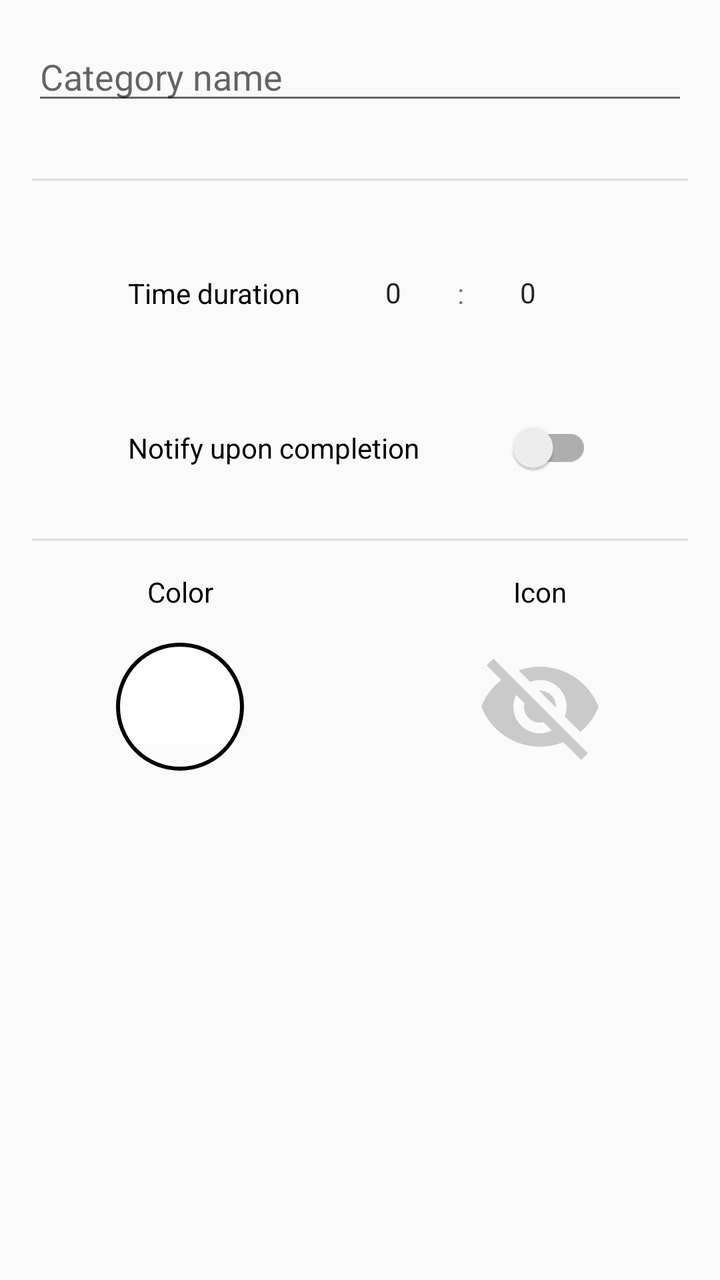
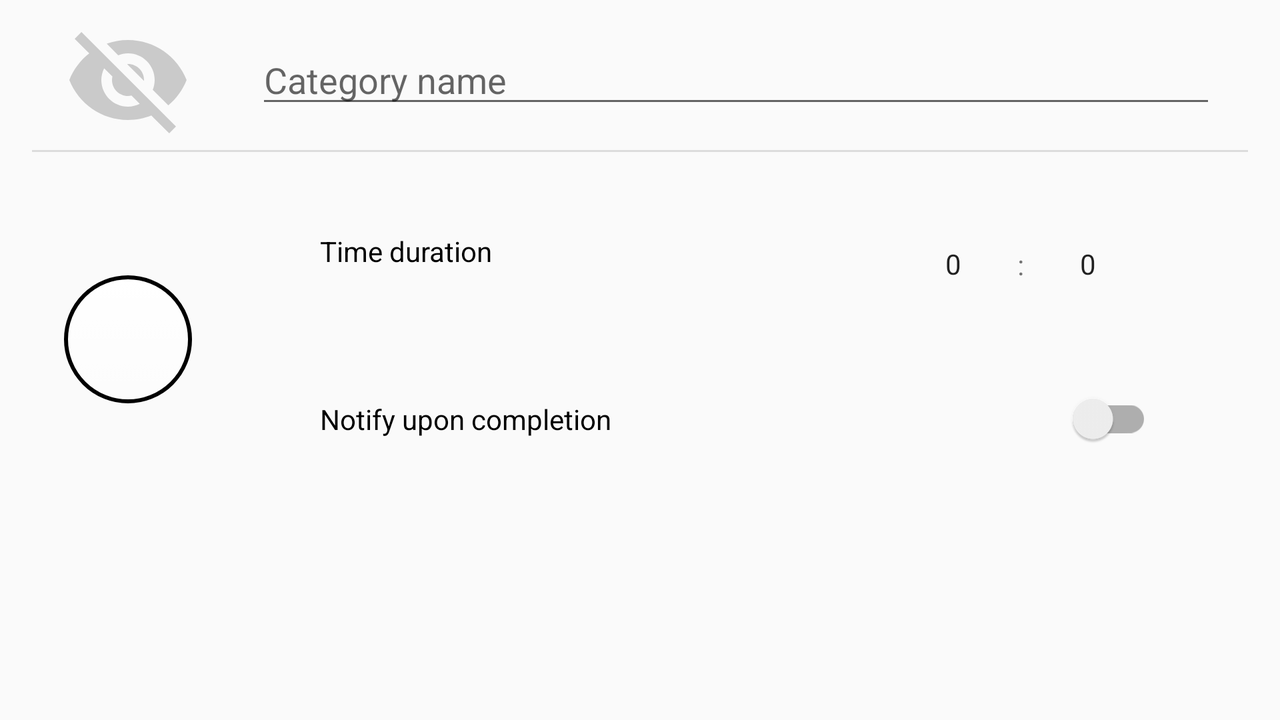

Compare how this app lays out the same screen by default and in its alternative resource folder. The renders come first, then the two layout files and the values they reference.
<!-- AndroidManifest.xml: application theme AppTheme -->
<!-- res/layout/activity_category_detail.xml -->
<?xml version="1.0" encoding="utf-8"?>
<ScrollView xmlns:android="http://schemas.android.com/apk/res/android"
    xmlns:app="http://schemas.android.com/apk/res-auto"
    xmlns:tools="http://schemas.android.com/tools"
    android:layout_width="match_parent"
    android:layout_height="match_parent">

    <androidx.constraintlayout.widget.ConstraintLayout
        android:layout_width="match_parent"
        android:layout_height="wrap_content"
        android:paddingBottom="16dp"
        tools:context=".ActivityEntrySettingsActivity">


        <EditText
            android:id="@+id/category_name_pt"
            android:layout_width="0dp"
            android:layout_height="wrap_content"
            android:layout_marginStart="16dp"
            android:layout_marginTop="16dp"
            android:layout_marginEnd="16dp"
            android:ems="10"
            android:hint="@string/category_name_hint"
            android:inputType="textPersonName"
            android:maxLength="50"
            app:layout_constraintEnd_toEndOf="parent"
            app:layout_constraintStart_toStartOf="parent"
            app:layout_constraintTop_toTopOf="parent"
            android:importantForAutofill="no" />

        <ImageView
            android:id="@+id/category_color_iv"
            android:layout_width="64dp"
            android:layout_height="64dp"
            android:layout_marginTop="16dp"
            app:layout_constraintEnd_toStartOf="@+id/vertical_center_guideline"
            app:layout_constraintStart_toStartOf="parent"
            app:layout_constraintTop_toBottomOf="@+id/color_tag_tv"
            app:srcCompat="@drawable/color_button"
            android:contentDescription="@string/color_selector_cd" />

        <ImageView
            android:id="@+id/category_icon_iv"
            android:layout_width="64dp"
            android:layout_height="64dp"
            android:layout_marginTop="16dp"
            app:layout_constraintEnd_toEndOf="parent"
            app:layout_constraintStart_toEndOf="@+id/vertical_center_guideline"
            app:layout_constraintTop_toBottomOf="@+id/icon_tag_tv"
            app:srcCompat="@drawable/no_icon_visible"
            android:contentDescription="@string/icon_selector_cd" />

        <NumberPicker
            android:id="@+id/hour_picker_np"
            android:layout_width="wrap_content"
            android:layout_height="96dp"
            android:layout_marginTop="8dp"
            android:theme="@style/DefaultNumberPickerTheme"
            app:layout_constraintEnd_toStartOf="@+id/time_separator_tv"
            app:layout_constraintTop_toBottomOf="@+id/divider1" />

        <NumberPicker
            android:id="@+id/minute_picker_np"
            android:layout_width="wrap_content"
            android:layout_height="96dp"
            android:layout_marginEnd="@dimen/settings_switch_margin"
            android:theme="@style/DefaultNumberPickerTheme"
            app:layout_constraintEnd_toEndOf="parent"
            app:layout_constraintTop_toTopOf="@+id/hour_picker_np" />

        <TextView
            android:id="@+id/start_time_textView"
            android:layout_width="wrap_content"
            android:layout_height="wrap_content"
            android:layout_marginStart="@dimen/settings_switch_margin"
            android:text="@string/time_duration_tag"
            android:textColor="@android:color/primary_text_light"
            app:layout_constraintBottom_toBottomOf="@+id/hour_picker_np"
            app:layout_constraintStart_toStartOf="parent"
            app:layout_constraintTop_toTopOf="@+id/hour_picker_np" />

        <TextView
            android:id="@+id/time_separator_tv"
            android:layout_width="wrap_content"
            android:layout_height="wrap_content"
            android:text="@string/time_separator"
            app:layout_constraintBottom_toBottomOf="@+id/hour_picker_np"
            app:layout_constraintEnd_toStartOf="@+id/minute_picker_np"
            app:layout_constraintTop_toTopOf="@+id/hour_picker_np" />

        <TextView
            android:id="@+id/color_tag_tv"
            android:layout_width="wrap_content"
            android:layout_height="wrap_content"
            android:layout_marginTop="16dp"
            android:text="@string/color_label"
            android:textColor="@android:color/primary_text_light"
            app:layout_constraintEnd_toEndOf="@+id/category_color_iv"
            app:layout_constraintStart_toStartOf="@+id/category_color_iv"
            app:layout_constraintTop_toBottomOf="@+id/divider2" />

        <TextView
            android:id="@+id/icon_tag_tv"
            android:layout_width="wrap_content"
            android:layout_height="wrap_content"
            android:layout_marginTop="16dp"
            android:text="@string/icon_label"
            android:textColor="@android:color/primary_text_light"
            app:layout_constraintEnd_toEndOf="@+id/category_icon_iv"
            app:layout_constraintStart_toStartOf="@+id/category_icon_iv"
            app:layout_constraintTop_toBottomOf="@+id/divider2" />

        <View
            android:id="@+id/divider1"
            android:layout_width="0dp"
            android:layout_height="1dp"
            android:layout_marginStart="16dp"
            android:layout_marginTop="32dp"
            android:layout_marginEnd="16dp"
            android:background="?android:attr/listDivider"
            app:layout_constraintEnd_toEndOf="parent"
            app:layout_constraintStart_toStartOf="parent"
            app:layout_constraintTop_toBottomOf="@+id/category_name_pt" />

        <View
            android:id="@+id/divider2"
            android:layout_width="0dp"
            android:layout_height="1dp"
            android:layout_marginStart="16dp"
            android:layout_marginTop="32dp"
            android:layout_marginEnd="16dp"
            android:background="?android:attr/listDivider"
            app:layout_constraintEnd_toEndOf="parent"
            app:layout_constraintStart_toStartOf="parent"
            app:layout_constraintTop_toBottomOf="@+id/notification_switch" />

        <androidx.constraintlayout.widget.Guideline
            android:id="@+id/vertical_center_guideline"
            android:layout_width="wrap_content"
            android:layout_height="wrap_content"
            android:orientation="vertical"
            app:layout_constraintGuide_percent="0.5"
            app:layout_constraintEnd_toEndOf="parent"
            app:layout_constraintStart_toStartOf="parent" />

        <androidx.appcompat.widget.SwitchCompat
            android:id="@+id/notification_switch"
            android:layout_width="0dp"
            android:layout_height="wrap_content"
            android:layout_marginStart="@dimen/settings_switch_margin"
            android:layout_marginTop="16dp"
            android:layout_marginEnd="@dimen/settings_switch_margin"
            android:text="@string/notify_upon_completion_tag"
            app:layout_constraintEnd_toEndOf="parent"
            app:layout_constraintHorizontal_bias="0.0"
            app:layout_constraintStart_toStartOf="parent"
            app:layout_constraintTop_toBottomOf="@+id/hour_picker_np" />


    </androidx.constraintlayout.widget.ConstraintLayout>

</ScrollView>
<!-- resources referenced by this layout -->
<resources>
  <dimen name="settings_switch_margin">64dp</dimen>
  <!-- drawable color_button (drawable) -->
  <?xml version="1.0" encoding="utf-8"?>
  <selector xmlns:android="http://schemas.android.com/apk/res/android">
      <item android:state_pressed="false">
          <shape android:shape="oval">
              <gradient
                  android:startColor="#66FFFFFF"
                  android:endColor="#FFFFFF"
                  android:angle="90"/>
              <stroke
                  android:width="2dp"
                  android:color="#000000" />
          </shape>
      </item>
      <item android:state_pressed="true">
          <shape android:shape="oval">
              <solid android:color="#ffffff"/>
              <stroke
                  android:width="2dp"
                  android:color="#000000" />
          </shape>
      </item>
  </selector>
  <!-- drawable no_icon_visible (drawable) -->
  <vector android:alpha="0.8" android:height="24dp" android:tint="#BEBEBE"
      android:viewportHeight="24" android:viewportWidth="24"
      android:width="24dp" xmlns:android="http://schemas.android.com/apk/res/android">
      <path android:fillColor="@android:color/white" android:pathData="M12,7c2.76,0 5,2.24 5,5 0,0.65 -0.13,1.26 -0.36,1.83l2.92,2.92c1.51,-1.26 2.7,-2.89 3.43,-4.75 -1.73,-4.39 -6,-7.5 -11,-7.5 -1.4,0 -2.74,0.25 -3.98,0.7l2.16,2.16C10.74,7.13 11.35,7 12,7zM2,4.27l2.28,2.28 0.46,0.46C3.08,8.3 1.78,10.02 1,12c1.73,4.39 6,7.5 11,7.5 1.55,0 3.03,-0.3 4.38,-0.84l0.42,0.42L19.73,22 21,20.73 3.27,3 2,4.27zM7.53,9.8l1.55,1.55c-0.05,0.21 -0.08,0.43 -0.08,0.65 0,1.66 1.34,3 3,3 0.22,0 0.44,-0.03 0.65,-0.08l1.55,1.55c-0.67,0.33 -1.41,0.53 -2.2,0.53 -2.76,0 -5,-2.24 -5,-5 0,-0.79 0.2,-1.53 0.53,-2.2zM11.84,9.02l3.15,3.15 0.02,-0.16c0,-1.66 -1.34,-3 -3,-3l-0.17,0.01z"/>
  </vector>
  <string name="category_name_hint">Category name</string>
  <string name="color_label">Color</string>
  <string name="color_selector_cd">Color selector image</string>
  <string name="icon_label">Icon</string>
  <string name="icon_selector_cd">Icon selector</string>
  <string name="notify_upon_completion_tag">Notify upon completion</string>
  <string name="time_duration_tag">Time duration</string>
  <string name="time_separator">:</string>
  <style name="DefaultNumberPickerTheme" parent="AppTheme">
          <item name="colorControlNormal">@color/transparent</item>
      </style>
  <style name="AppTheme" parent="Theme.AppCompat.Light.DarkActionBar">
          
          <item name="colorPrimary">@color/colorPrimary</item>
          <item name="colorPrimaryDark">@color/colorPrimaryDark</item>
          <item name="colorAccent">@color/colorAccent</item>
      </style>
  <color name="transparent">#00FFFFFF</color>
  <color name="colorPrimary">#607D8B</color>
  <color name="colorPrimaryDark">#455A64</color>
  <color name="colorAccent">#FFC107</color>
</resources>
<!-- res/layout-land/activity_category_detail.xml (the author's variant of the layout above) -->
<!-- drawn on the phone turned sideways -->
<?xml version="1.0" encoding="utf-8"?>
<ScrollView xmlns:android="http://schemas.android.com/apk/res/android"
    xmlns:app="http://schemas.android.com/apk/res-auto"
    xmlns:tools="http://schemas.android.com/tools"
    android:layout_width="match_parent"
    android:layout_height="match_parent">

    <androidx.constraintlayout.widget.ConstraintLayout
        android:layout_width="match_parent"
        android:layout_height="wrap_content"
        android:paddingBottom="16dp"
        tools:context=".ActivityEntrySettingsActivity">


        <EditText
            android:id="@+id/category_name_pt"
            android:layout_width="0dp"
            android:layout_height="wrap_content"
            android:layout_marginStart="32dp"
            android:layout_marginEnd="32dp"
            android:ems="10"
            android:hint="@string/category_name_hint"
            android:importantForAutofill="no"
            android:inputType="textPersonName"
            android:maxLength="50"
            app:layout_constraintBottom_toBottomOf="@+id/category_icon_iv"
            app:layout_constraintEnd_toEndOf="parent"
            app:layout_constraintStart_toEndOf="@+id/category_icon_iv"
            app:layout_constraintTop_toTopOf="@+id/category_icon_iv"
            app:layout_constraintVertical_bias="0.421" />

        <ImageView
            android:id="@+id/category_color_iv"
            android:layout_width="64dp"
            android:layout_height="64dp"
            app:layout_constraintBottom_toBottomOf="@+id/notification_switch"
            app:layout_constraintStart_toStartOf="@+id/category_icon_iv"
            app:layout_constraintTop_toTopOf="@+id/start_time_textView"
            app:srcCompat="@drawable/color_button"
            android:contentDescription="@string/color_selector_cd" />

        <ImageView
            android:id="@+id/category_icon_iv"
            android:layout_width="64dp"
            android:layout_height="64dp"
            android:layout_marginStart="32dp"
            android:layout_marginTop="8dp"
            android:contentDescription="@string/icon_selector_cd"
            app:layout_constraintStart_toStartOf="parent"
            app:layout_constraintTop_toTopOf="parent"
            app:srcCompat="@drawable/no_icon_visible" />

        <NumberPicker
            android:id="@+id/hour_picker_np"
            android:layout_width="wrap_content"
            android:layout_height="96dp"
            android:layout_marginTop="8dp"
            android:theme="@style/DefaultNumberPickerTheme"
            app:layout_constraintEnd_toStartOf="@+id/time_separator_tv"
            app:layout_constraintTop_toBottomOf="@+id/divider1" />

        <NumberPicker
            android:id="@+id/minute_picker_np"
            android:layout_width="wrap_content"
            android:layout_height="96dp"
            android:layout_marginEnd="@dimen/settings_switch_margin"
            android:theme="@style/DefaultNumberPickerTheme"
            app:layout_constraintEnd_toEndOf="parent"
            app:layout_constraintTop_toTopOf="@+id/hour_picker_np" />

        <TextView
            android:id="@+id/start_time_textView"
            android:layout_width="wrap_content"
            android:layout_height="wrap_content"
            android:layout_marginStart="32dp"
            android:text="@string/time_duration_tag"
            android:textColor="@android:color/primary_text_light"
            app:layout_constraintBottom_toBottomOf="@+id/hour_picker_np"
            app:layout_constraintStart_toStartOf="@+id/category_name_pt"
            app:layout_constraintTop_toTopOf="@+id/hour_picker_np"
            app:layout_constraintVertical_bias="0.415" />

        <TextView
            android:id="@+id/time_separator_tv"
            android:layout_width="wrap_content"
            android:layout_height="wrap_content"
            android:text="@string/time_separator"
            app:layout_constraintBottom_toBottomOf="@+id/hour_picker_np"
            app:layout_constraintEnd_toStartOf="@+id/minute_picker_np"
            app:layout_constraintTop_toTopOf="@+id/hour_picker_np" />

        <View
            android:id="@+id/divider1"
            android:layout_width="0dp"
            android:layout_height="1dp"
            android:layout_marginStart="16dp"
            android:layout_marginTop="16dp"
            android:layout_marginEnd="16dp"
            android:background="?android:attr/listDivider"
            app:layout_constraintEnd_toEndOf="parent"
            app:layout_constraintStart_toStartOf="parent"
            app:layout_constraintTop_toBottomOf="@+id/category_name_pt" />

        <androidx.constraintlayout.widget.Guideline
            android:id="@+id/vertical_center_guideline"
            android:layout_width="wrap_content"
            android:layout_height="wrap_content"
            android:orientation="vertical"
            app:layout_constraintGuide_percent="0.5"
            app:layout_constraintEnd_toEndOf="parent"
            app:layout_constraintStart_toStartOf="parent" />

        <androidx.appcompat.widget.SwitchCompat
            android:id="@+id/notification_switch"
            android:layout_width="0dp"
            android:layout_height="wrap_content"
            android:layout_marginTop="16dp"
            android:layout_marginEnd="@dimen/settings_switch_margin"
            android:text="@string/notify_upon_completion_tag"
            app:layout_constraintEnd_toEndOf="parent"
            app:layout_constraintStart_toStartOf="@+id/start_time_textView"
            app:layout_constraintTop_toBottomOf="@+id/hour_picker_np" />


    </androidx.constraintlayout.widget.ConstraintLayout>

</ScrollView>
<!-- resources referenced by the variant -->
<!-- as the phone turned sideways resolves them -->
<resources>
  <dimen name="settings_switch_margin">64dp</dimen>
  <!-- drawable color_button (drawable) -->
  <?xml version="1.0" encoding="utf-8"?>
  <selector xmlns:android="http://schemas.android.com/apk/res/android">
      <item android:state_pressed="false">
          <shape android:shape="oval">
              <gradient
                  android:startColor="#66FFFFFF"
                  android:endColor="#FFFFFF"
                  android:angle="90"/>
              <stroke
                  android:width="2dp"
                  android:color="#000000" />
          </shape>
      </item>
      <item android:state_pressed="true">
          <shape android:shape="oval">
              <solid android:color="#ffffff"/>
              <stroke
                  android:width="2dp"
                  android:color="#000000" />
          </shape>
      </item>
  </selector>
  <!-- drawable no_icon_visible (drawable) -->
  <vector android:alpha="0.8" android:height="24dp" android:tint="#BEBEBE"
      android:viewportHeight="24" android:viewportWidth="24"
      android:width="24dp" xmlns:android="http://schemas.android.com/apk/res/android">
      <path android:fillColor="@android:color/white" android:pathData="M12,7c2.76,0 5,2.24 5,5 0,0.65 -0.13,1.26 -0.36,1.83l2.92,2.92c1.51,-1.26 2.7,-2.89 3.43,-4.75 -1.73,-4.39 -6,-7.5 -11,-7.5 -1.4,0 -2.74,0.25 -3.98,0.7l2.16,2.16C10.74,7.13 11.35,7 12,7zM2,4.27l2.28,2.28 0.46,0.46C3.08,8.3 1.78,10.02 1,12c1.73,4.39 6,7.5 11,7.5 1.55,0 3.03,-0.3 4.38,-0.84l0.42,0.42L19.73,22 21,20.73 3.27,3 2,4.27zM7.53,9.8l1.55,1.55c-0.05,0.21 -0.08,0.43 -0.08,0.65 0,1.66 1.34,3 3,3 0.22,0 0.44,-0.03 0.65,-0.08l1.55,1.55c-0.67,0.33 -1.41,0.53 -2.2,0.53 -2.76,0 -5,-2.24 -5,-5 0,-0.79 0.2,-1.53 0.53,-2.2zM11.84,9.02l3.15,3.15 0.02,-0.16c0,-1.66 -1.34,-3 -3,-3l-0.17,0.01z"/>
  </vector>
  <string name="category_name_hint">Category name</string>
  <string name="color_selector_cd">Color selector image</string>
  <string name="icon_selector_cd">Icon selector</string>
  <string name="notify_upon_completion_tag">Notify upon completion</string>
  <string name="time_duration_tag">Time duration</string>
  <string name="time_separator">:</string>
  <style name="DefaultNumberPickerTheme" parent="AppTheme">
          <item name="colorControlNormal">@color/transparent</item>
      </style>
  <style name="AppTheme" parent="Theme.AppCompat.Light.DarkActionBar">
          
          <item name="colorPrimary">@color/colorPrimary</item>
          <item name="colorPrimaryDark">@color/colorPrimaryDark</item>
          <item name="colorAccent">@color/colorAccent</item>
      </style>
  <color name="transparent">#00FFFFFF</color>
  <color name="colorPrimary">#607D8B</color>
  <color name="colorPrimaryDark">#455A64</color>
  <color name="colorAccent">#FFC107</color>
</resources>
